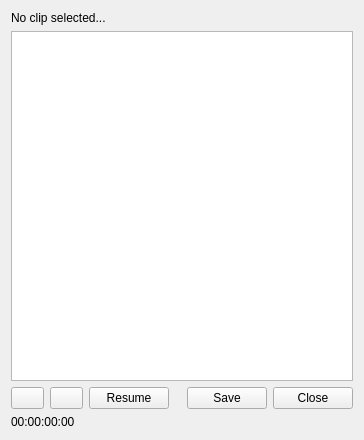
<?xml version="1.0" encoding="UTF-8"?>
<ui version="4.0">
 <class>MidiEditorDialog</class>
 <widget class="QDialog" name="MidiEditorDialog">
  <property name="geometry">
   <rect>
    <x>0</x>
    <y>0</y>
    <width>364</width>
    <height>440</height>
   </rect>
  </property>
  <property name="windowTitle">
   <string>MIDI Editor</string>
  </property>
  <property name="windowIcon">
   <iconset resource="images.qrc">
    <normaloff>:/Images/File MIDI.png</normaloff>:/Images/File MIDI.png</iconset>
  </property>
  <layout class="QVBoxLayout" name="verticalLayout">
   <item>
    <widget class="QLabel" name="lblClipName">
     <property name="text">
      <string>No clip selected...</string>
     </property>
    </widget>
   </item>
   <item>
    <widget class="QTableView" name="tableView">
     <attribute name="horizontalHeaderStretchLastSection">
      <bool>true</bool>
     </attribute>
    </widget>
   </item>
   <item>
    <layout class="QHBoxLayout" name="horizontalLayout">
     <item>
      <widget class="QToolButton" name="btnAdd">
       <property name="enabled">
        <bool>true</bool>
       </property>
       <property name="minimumSize">
        <size>
         <width>33</width>
         <height>22</height>
        </size>
       </property>
       <property name="font">
        <font>
         <bold>true</bold>
        </font>
       </property>
       <property name="toolTip">
        <string>Add CasparCG Server</string>
       </property>
       <property name="icon">
        <iconset>
         <normalon>:/Graphics/Images/Add.png</normalon>
        </iconset>
       </property>
      </widget>
     </item>
     <item>
      <widget class="QToolButton" name="btnDelete">
       <property name="enabled">
        <bool>true</bool>
       </property>
       <property name="minimumSize">
        <size>
         <width>33</width>
         <height>22</height>
        </size>
       </property>
       <property name="font">
        <font>
         <bold>true</bold>
        </font>
       </property>
       <property name="toolTip">
        <string>Remove CasparCG Server</string>
       </property>
       <property name="icon">
        <iconset>
         <normalon>:/Graphics/Images/Remove.png</normalon>
        </iconset>
       </property>
      </widget>
     </item>
     <item>
      <widget class="QPushButton" name="btnResume">
       <property name="focusPolicy">
        <enum>Qt::NoFocus</enum>
       </property>
       <property name="text">
        <string>Resume</string>
       </property>
      </widget>
     </item>
     <item>
      <spacer name="horizontalSpacer">
       <property name="orientation">
        <enum>Qt::Horizontal</enum>
       </property>
       <property name="sizeHint" stdset="0">
        <size>
         <width>790</width>
         <height>20</height>
        </size>
       </property>
      </spacer>
     </item>
     <item>
      <widget class="QPushButton" name="btnSave">
       <property name="focusPolicy">
        <enum>Qt::NoFocus</enum>
       </property>
       <property name="text">
        <string>Save</string>
       </property>
      </widget>
     </item>
     <item>
      <widget class="QPushButton" name="btnClose">
       <property name="focusPolicy">
        <enum>Qt::NoFocus</enum>
       </property>
       <property name="text">
        <string>Close</string>
       </property>
      </widget>
     </item>
    </layout>
   </item>
   <item>
    <widget class="QLabel" name="lblTimecode">
     <property name="text">
      <string>00:00:00:00</string>
     </property>
    </widget>
   </item>
  </layout>
 </widget>
 <resources>
  <include location="images.qrc"/>
 </resources>
 <connections>
  <connection>
   <sender>btnClose</sender>
   <signal>clicked()</signal>
   <receiver>MidiEditorDialog</receiver>
   <slot>accept()</slot>
   <hints>
    <hint type="sourcelabel">
     <x>757</x>
     <y>636</y>
    </hint>
    <hint type="destinationlabel">
     <x>810</x>
     <y>632</y>
    </hint>
   </hints>
  </connection>
 </connections>
</ui>
